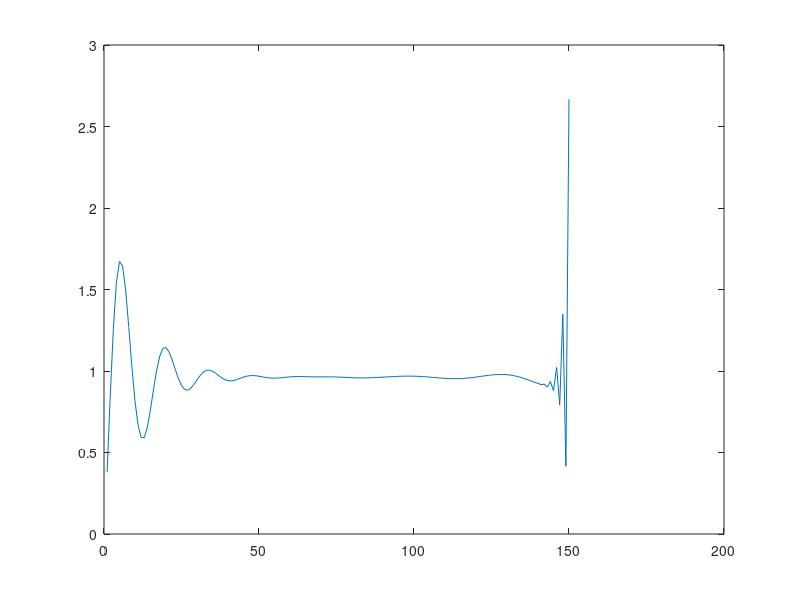

MATLAB code to generate this figure: (Note: this script raises an error after producing the figure.)
%constants
netta = 377;
kk = 2*pi;
gamma = 1.781072418;

%define cells
NumNodes =150; %number of nodes in 1 direction
stripWidth  = 5;%lambda
delx = stripWidth/NumNodes;
% figure;
phi_inc = pi/2;

%solve
Einc = zeros(NumNodes,1);
zz = zeros(NumNodes);

for mm = 1:NumNodes
    xm = delx*mm;
    xmprev = delx*(mm-1/2);
    xmnext = delx*(mm+1/2);

    
    Einc(mm) = -1j*tan(phi_inc)*(netta/kk) * ( exp(-1j*kk*xmnext*cos(phi_inc))-exp(-1j*kk*xmprev*cos(phi_inc)) );
    for nn = 1:NumNodes
        xn = delx*nn;
        xnprev = delx*nn - delx;
        xnnext = delx*nn + delx;
        
        Rmn = abs(xm-xn);

        if mm==nn
            int1 = delx*(1-2j/pi *(log(gamma*kk*delx/8)-1));
            
            zz(mm,nn) = delx*(kk*netta/4)*(int1);
        else
            int1 = delx/2*besselh(0,2,kk*abs(xm-xn));
            int2 = delx/2*besselh(0,2,kk*abs(xm-(xn+delx/2)));
            int3 = besselh(0,2,kk*abs(xmnext - xn));
            int4 = -besselh(0,2,kk*abs(xmnext - xnnext));
            int5 = -besselh(0,2,kk*abs(xmprev-xn));
            int6 = besselh(0,2,kk*abs(xmprev-xnnext));
            
            zz(mm,nn) = delx*(kk*netta/4)*(int1+int2) ...
                      + netta/(4*kk)*(int3+int4+int5+int6);
        end
        
                   
    end
end


jj =zz\Einc;
plot(abs(jj))
jj= jj.';
% jj(1)=0;
%ok, so now I have the coefficients, jn, but because of my choice of basis
%functions, these are not directly JJ because triangles are fun I guess.
numPointsinCell = 200;
JJ = getTriangleBasis( jj, numPointsinCell,delx);
tt = linspace(0,stripWidth,length(JJ));
figure;plot(tt,abs(JJ))
